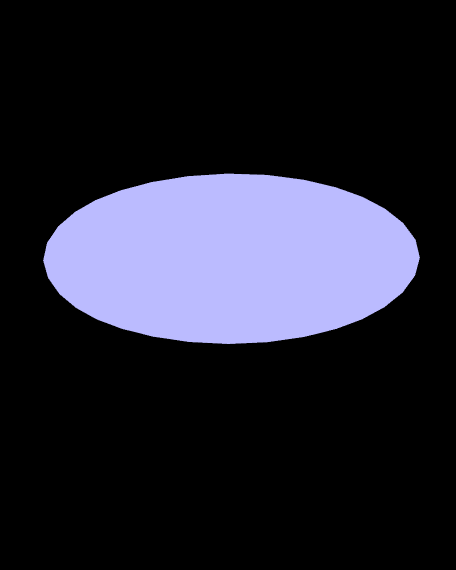
#> input picture FlexiVol-Unity/Assets/Shaders/Materials/BitPlanes/TextureAsPNG-10.png, 912 x 1140 px, given in place of TextureAsPNG-0.png, which was not available (shown at 1/2 size)
$ python CreateBitPlanes-all.py
#> lines starting #> are read from the running program, lines starting #| are printed output that depends on the picture; after the words box and inside, x2 and y2 are one past the last pixel; in counts of white or black regions, pixels touching at a corner belong together; pictures that were not available may be replaced by others from this repository, and a replacement may not be noted
import UnityEngine
import numpy as np
from PIL import Image, ImageDraw, ImageFont


# UnityEngine.Debug.Log("Hello")
image_array = np.zeros((1140, 912, 3), dtype=np.uint8)

orderBitplane = [24,9,10,11,12,13,14,15,16,1,2,3,4,5,6,7,8,17,18,19,20,21,22,23]

for bitplane in range(0,24):
	nombre_archivo = f'./Assets/Shaders/Materials/BitPlanes/TextureAsPNG-'+str(bitplane)+'.png'
	imagen = Image.open(nombre_archivo)
#> imagen is the input picture: PIL image 912x1140 RGB; mean R, G, B 36, 36, 49.1
	imagen_blackandwhite = imagen.convert("L")
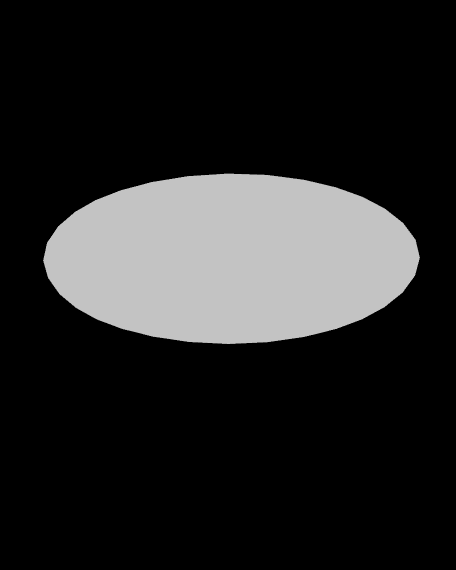
#> imagen_blackandwhite: PIL image 912x1140 L (shown at 1/2 size); min 0, max 195, mean 37.6
	imagen.close()
	array_imagen = np.array(imagen_blackandwhite)
	array_imagen_binario = np.where(array_imagen < 10, np.uint8(0), np.uint8(255))
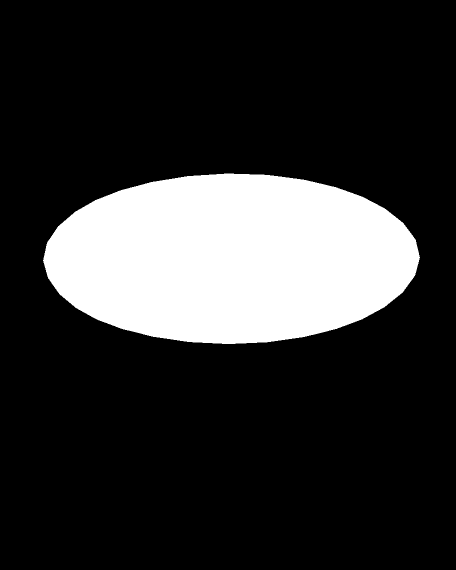
#> array_imagen_binario: shape (1140, 912) (shown at 1/2 size); 19.3% white; 1 white region, box (x1, y1, x2, y2) and area: (86, 347, 840, 688) 200455
	# image_array[:, :, bitplane // 8] |=  (array_imagen_binario & 1) << (bitplane % 8)
	image_array[:, :, (orderBitplane[bitplane]-1) // 8] |=  (array_imagen_binario & 1) << ((orderBitplane[bitplane]-1) % 8)
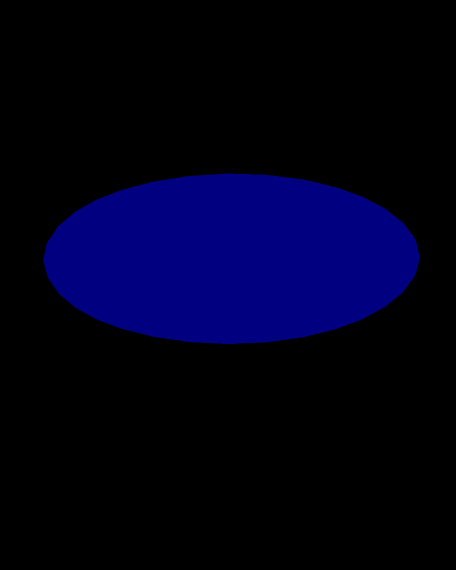
#> image_array: shape (1140, 912, 3) (shown at 1/2 size); mean of channels 0, 1, 2 0, 0, 24.7; drawn as R, G, B
#> (the run stopped early here; a loop or call above may not have finished)
